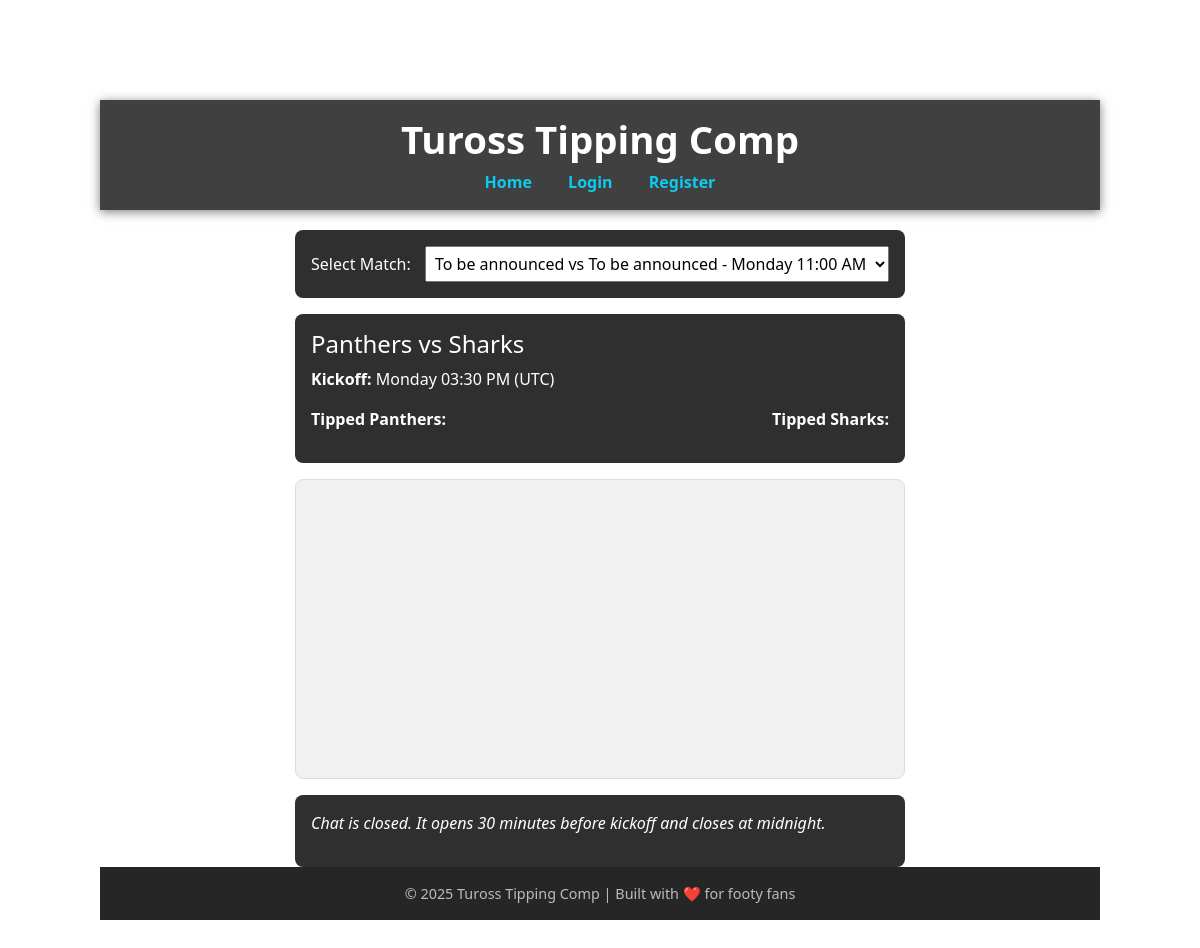
The app's page /chat?match_id=2 (signed in) with its own data.
### app/models.py (models this page shows, shortened)
class FixtureFree(db.Model):
    id = db.Column(db.Integer, primary_key=True)
    match_id = db.Column(db.String, unique=True, nullable=False)
    season = db.Column(db.Integer, nullable=False)
    round = db.Column(db.Integer, nullable=False)
    home_team = db.Column(db.String, nullable=True)
    home_score = db.Column(db.Integer, nullable=True)
    away_team = db.Column(db.String, nullable=True)
    away_score = db.Column(db.Integer, nullable=True)
    date = db.Column(db.Date, nullable=True)
    time = db.Column(db.Time, nullable=True)

### app/routes/chat_routes.py (the view)
@chat_bp.route('/chat', methods=["GET"])
@login_required
def chat():
    matches = FixtureFree.query.filter_by(round=find_current_round()).all()
    selected_match_id = request.args.get("match_id", type=int)
    selected_match = FixtureFree.query.get(selected_match_id) if selected_match_id else matches[0] if matches else None
    tipped_users = {}
    if selected_match:
        tips = Tip.query.filter_by(match=selected_match.id).all()
        for tip in tips:
            user = User.query.get(tip.user_id)
            if user:
                tipped_users.setdefault(tip.selected_team, []).append(user.username)
    chat_messages = []
    if selected_match:
        chat_messages = ChatMessage.query.filter_by(match_id=selected_match.id).order_by(ChatMessage.timestamp.asc()).all()
    chat_open = is_chat_open(selected_match)
    return render_template(
        "chat.html",
        matches=matches,
        selected_match=selected_match,
        tipped_users=tipped_users,
        chat_messages=chat_messages,
        chat_open=chat_open
    )

### app/routes/chat_routes.py (called while the page is built)
def is_chat_open(match):
    if not match or not match.time:
        return False
    datetime_now = datetime.now(au_tz)
    date_now = datetime_now.date()
    time_now = datetime_now.replace(second=0, microsecond=0).time()
    now = datetime.combine(date_now, time_now)
    kickoff_time = match.time
    kickoff_date = match.date
    kickoff_datetime = datetime.combine(kickoff_date, kickoff_time)
    start_window = kickoff_datetime - timedelta(minutes=30)
    end_window = kickoff_datetime.replace(hour=23, minute=59, second=59)
    return start_window <= now <= end_window

### app/services/fixtures.py (called while the page is built)
def find_current_round():
    today = date.today()
    monday = today - timedelta(days=today.weekday())
    sunday = monday + timedelta(days=6)
    current_round = (FixtureFree.query
                     .with_entities(FixtureFree.round)
                     .filter(FixtureFree.date >= monday,FixtureFree.date <= sunday)
                     .distinct()
                     .first()
                     )
    if current_round:
        return current_round[0]
    else:
        print("Current round returned empty")
        return None

### app/templates/chat.html (shortened to what this page needs)
{% extends "base.html" %}
{% block content %}
<div class="chat-container">
  <div class="match-selector">
    <form method="get" action="{{ url_for('chat.chat') }}">
      <label for="match_id">Select Match:</label>
      <select name="match_id" id="match_id" onchange="this.form.submit()">
        {% for match in matches %}
          <option value="{{ match.id }}" {% if selected_match and match.id == selected_match.id %}selected{% endif %}>
            {{ match.home_team }} vs {{ match.away_team }} - {{ match.time.strftime('%A %I:%M %p') }}
          </option>
        {% endfor %}
      </select>
    </form>
  </div>
  {% if selected_match %}
    <div class="match-summary">
      <h4>{{ selected_match.home_team }} vs {{ selected_match.away_team }}</h4>
      <p><strong>Kickoff:</strong> {{ selected_match.time.strftime('%A %I:%M %p') }} (UTC)</p>
      <div style="display: flex; justify-content: space-between;">
        <div>
          <strong>Tipped {{ selected_match.home_team }}:</strong>
        </div>
        <div>
          <strong>Tipped {{ selected_match.away_team }}:</strong>
        </div>
      </div>
    </div>
  {% endif %}
  <div class="chat-box" id="chat-box">
  </div>
  {% if chat_open %}
    <div class="chat-input">
      <form id="chat-form">
        <input type="hidden" name="match_id" value="{{ selected_match.id }}">
        <input type="text" name="message" id="message" placeholder="Type your message..." required>
        <button type="submit">Send</button>
      </form>
    </div>
  {% else %}
    <div style="background-color: #2f2f2f; color: white; padding: 1rem; border-radius: 8px; margin-top: 1rem;">
      <p><em>Chat is closed. It opens 30 minutes before kickoff and closes at midnight.</em></p>
    </div>
  {% endif %}
</div>
{% endblock %}

### app/static/style.css (style rules this page uses)
body { font-family: Arial, sans-serif; padding: 100px; }

### app/templates/chat.html (style rules this page uses)
.chat-container { max-width: 800px; margin: auto; }
.chat-header, .chat-tips, .chat-box, .chat-input { margin-bottom: 20px; padding: 15px; border: 1px solid #ddd; border-radius: 8px; background-color: #fafafa; }
select { padding: 5px; margin-left: 10px; }
.match-selector, .match-summary { background-color: #2f2f2f; color: white; padding: 1rem; border-radius: 8px; margin-bottom: 1rem; }
.chat-box { background-color: #f1f1f1; color: black; padding: 1rem; border-radius: 8px; height: 300px; overflow-y: scroll; margin-bottom: 1rem; }

### records on screen
FixtureFree: home_team "Panthers", away_team "Sharks", time "Monday 03:30 PM"

### other values on screen
{{ current_year or "2025" }} "2025"
form field match_id "To be announced vs To be announced - Monday 11:00 AM"
